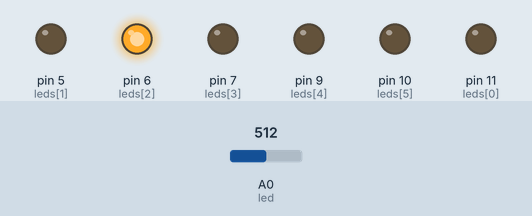
Simulated run of this sketch. Board: Arduino Uno, built with avr-gcc and run on an emulated ATmega328P. Parts: output pins drawn as LEDs (lit = HIGH). The inputs (shaded band) are chosen by the test bench; at power-on: A0 (led) = 512.

Above: at 1.3 s.
1.4 s: A0 (led) set to 0
At 2.6 s:
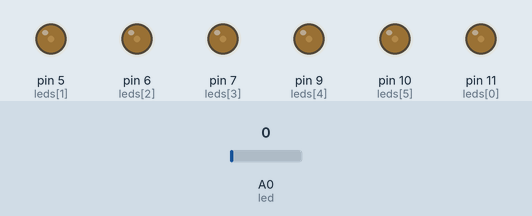
3.0 s: A0 (led) set to 122
At 3.3 s:
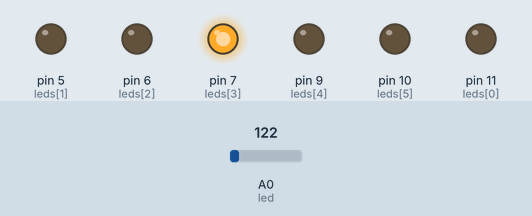
6.1 s: A0 (led) set to 1023
At 7.5 s:
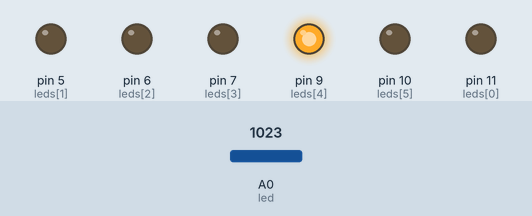
7.6 s: A0 (led) set to 835
At 10.5 s:
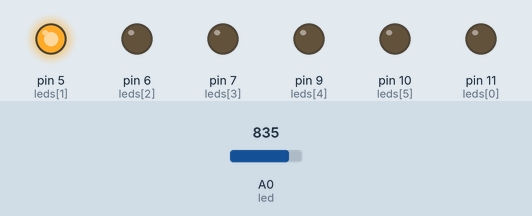
10.7 s: A0 (led) set to 813
At 13.0 s:
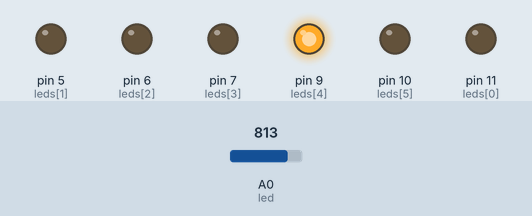
Timing chart, 0 to 13.2 s (numbered marks = the images above; inputs shaded):
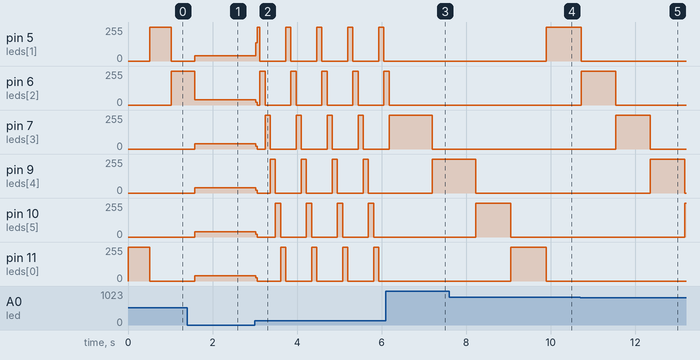

The sketch:

DojoImasters.ino
```cpp
/*

- Fazer o led ligado ao pino 13 piscar
- Fazer um segmento ligar
- Descobrir qual a saida do pino 6
- Descobrir qual a saida do pino 7
- Descobrir qual a saida do pino 8
- Descobrir qual a saida do pino 9
- Descobrir qual a saida do pino 10
- Descobrir qual a saida do pino 11
- Dar saida em dois segmentos na sequencia
- Dar saida em tres segmentos na sequencia
- Dar saida em quatro segmentos na sequencia
- Dar saida em cinco segmentos na sequencia
- Retirar o delay final
- Dar saida em seis segmentos na sequencia
- Parametrizar o intervalo de troca de segmento
- Ler o valor do potenciometro
- Deixar a animacao responsivo
- Refatoracao para eliminar a repeticao

 */

// Pin 13 has an LED connected on most Arduino boards.
// give it a name:

int leds[] = {11,5,6,7,9,10};
int length = 6;

// the setup routine runs once when you press reset:
void setup() {
  // initialize the digital pin as an output.
  for(int i = 0; i < length; i++){
      pinMode(leds[i], OUTPUT);
  }

}

void led(int pino) {
  digitalWrite(leds[pino], HIGH);    // turn the LED off by making the voltage LOW
  delay(analogRead(A0));               // wait for a second
  digitalWrite(leds[pino], LOW);
}

// the loop routine runs over and over again forever:
void loop() {
  for(int i = 0; i < length; i++){
    led(i);
  }
}
```

Measured:
- the behaviour switches between 827 and 826 on A0 (led) (found by bisection; images 4 and 5)
- after the input at 1.4 s, pin 5 (leds[1]), pin 10 (leds[5]), pin 11 (leds[0]): 0/255 → 41/255 after 0.18 s; pin 6 (leds[2]): 255/255 → 40/255 after 0.18 s
- after the input at 3.0 s, pin 5 (leds[1]): 41/255 → 137/255 at once, then moves between 0/255 and 255/255, repeating every 0.73 s; pin 11 (leds[0]): 41/255 → 23/255 at once, then repeats every 0.67 s: 0/255 0.55 s, 255/255 0.12 s
- after the input at 6.1 s, pin 5 (leds[1]), pin 10 (leds[5]), pin 11 (leds[0]): stops changing and stays 0/255; pin 6 (leds[2]): goes on until 6.2 s, then stays 0/255
- after the input at 7.6 s, pin 5 (leds[1]): 0/255 → 255/255 after 2.3 s instead of 2.7 s
- after the input at 10.7 s, pin 9 (leds[4]): 0/255 → 255/255 after 1.7 s instead of 1.7 s; pin 10 (leds[5]): 0/255 → 255/255 after 2.5 s
